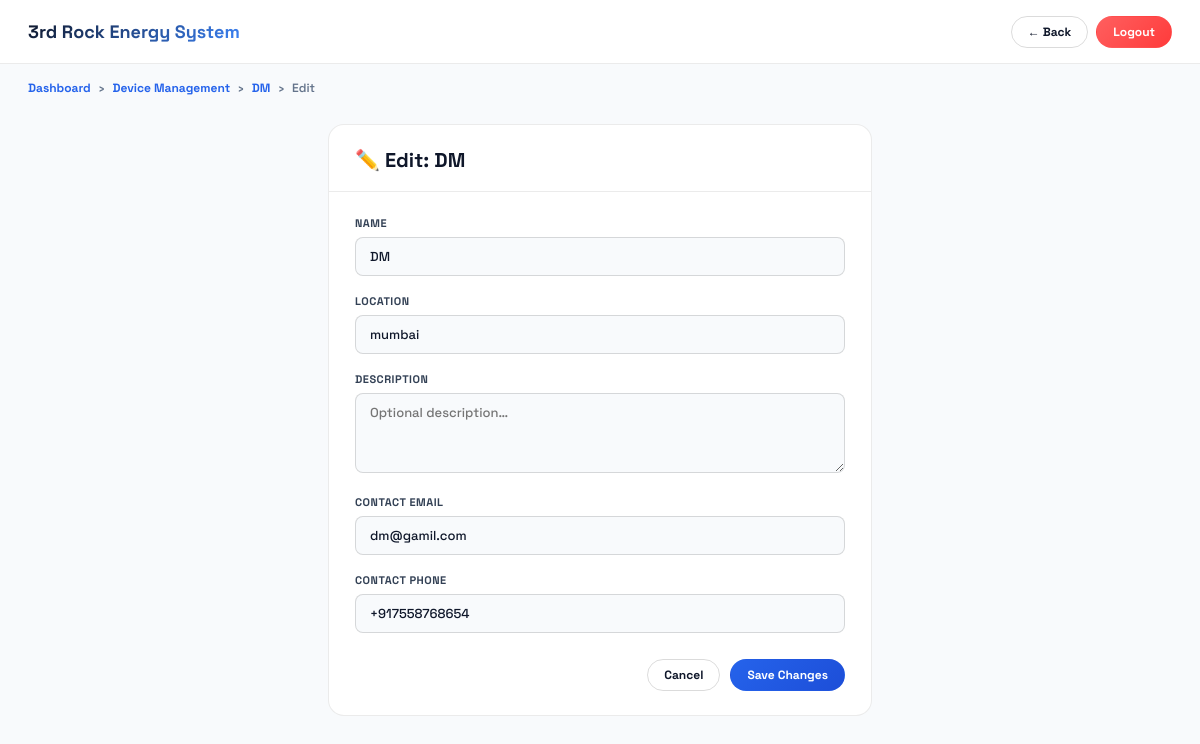
Page /device-management/companies/2/edit/ (signed in) on the committed database.
### app1/models.py (models this page shows, shortened)
class Company(models.Model):
    name = models.CharField(max_length=200)
    location = models.CharField(max_length=300, blank=True)
    description = models.TextField(blank=True)
    contact_email = models.EmailField(blank=True)
    contact_phone = models.CharField(max_length=50, blank=True)
    created_at = models.DateTimeField(auto_now_add=True)
    updated_at = models.DateTimeField(auto_now=True)
    created_by = models.ForeignKey(
        'User',
        on_delete=models.SET_NULL,
        null=True,
        blank=True,
        related_name='created_companies',
    )
    class Meta:
        verbose_name = 'Company'
        verbose_name_plural = 'Companies'
        ordering = ['name']

### app1/views.py (the view)
# urls.py: path('device-management/companies/<int:company_id>/edit/', views.edit_company, name='edit_company'),
@admin_required
def edit_company(request, company_id):
    company = get_object_or_404(Company, pk=company_id)
    form = CompanyForm(request.POST or None, instance=company)
    if request.method == 'POST' and form.is_valid():
        form.save()
        messages.success(request, f'Company "{company.name}" updated.')
        return redirect('company_detail', company_id=company.pk)
    return render(request, 'app1/edit_company.html', {'form': form, 'company': company})

### app1/forms.py
class CompanyForm(forms.ModelForm):
    class Meta:
        model = Company
        fields = ['name', 'location', 'description', 'contact_email', 'contact_phone']
        widgets = {
            'name': forms.TextInput(attrs={'class': 'fi', 'placeholder': 'e.g. Acme Industries'}),
            'location': forms.TextInput(attrs={'class': 'fi', 'placeholder': 'e.g. Mumbai, Maharashtra'}),
            'description': forms.Textarea(attrs={'class': 'fi', 'rows': 3, 'placeholder': 'Optional description…'}),
            'contact_email': forms.EmailInput(attrs={'class': 'fi', 'placeholder': 'contact@company.com'}),
            'contact_phone': forms.TextInput(attrs={'class': 'fi', 'placeholder': '+91 98000 00000'}),
        }

### app1/models.py (called while the page is built)
    def is_admin_or_superadmin(self):
        return self.role in ('admin', 'superadmin')

### app1/views.py (called while the page is built)
def admin_required(view_func):
    @wraps(view_func)
    @login_required(login_url='login')
    def wrapper(request, *args, **kwargs):
        if not request.user.is_admin_or_superadmin():
            return HttpResponseForbidden(
                "<h2>403 – Forbidden</h2><p>Admin access required.</p>"
            )
        return view_func(request, *args, **kwargs)
    return wrapper

### app1/templates/app1/edit_company.html (shortened to what this page needs)
<!DOCTYPE html>
<html lang="en">
<head>
</head>
<body>
<header class="topbar">
  <div class="topbar-brand">3rd Rock Energy System</div>
  <nav style="display:flex;gap:8px;">
    <a href="{% url 'company_detail' company.pk %}" class="nav-btn">← Back</a>
    <a href="{% url 'logout' %}" class="nav-btn danger">Logout</a>
  </nav>
</header>
<div class="breadcrumb">
  <a href="{% url 'energy_dashboard' %}">Dashboard</a> <span>›</span>
  <a href="{% url 'company_list' %}">Device Management</a> <span>›</span>
  <a href="{% url 'company_detail' company.pk %}">{{ company.name }}</a> <span>›</span>
  <span>Edit</span>
</div>
<div class="page-wrap">
  <div class="form-card">
    <div class="form-card-header">
      <div class="form-card-title">✏️ Edit: {{ company.name }}</div>
    </div>
    <div class="form-body">
      <form method="post">
        {% for field in form %}
        <div class="fg">
          <label class="flb">{{ field.label }}</label>
          {{ field }}
        </div>
        {% endfor %}
        <div class="form-acts">
          <a href="{% url 'company_detail' company.pk %}" class="nav-btn">Cancel</a>
          <button type="submit" class="nav-btn accent">Save Changes</button>
        </div>
      </form>
    </div>
  </div>
</div>
</body>
</html>

### app1/templates/app1/edit_company.html (style rules this page uses)
* { margin:0;padding:0;box-sizing:border-box; }
:root { --bg:#F8FAFC;--bg2:#fff;--border:rgba(0,0,0,0.08);--border2:rgba(0,0,0,0.14);--text1:#0F172A;--text2:#334155;--text3:#64748B;--accent:#2563EB;--accent2:#1D4ED8;--red:#F43F5E;--r8:8px;--r16:16px;--font:'Space Grotesk',sans-serif; }
body { font-family:var(--font);background:var(--bg);color:var(--text1);font-size:14px;-webkit-font-smoothing:antialiased; }
.topbar { background:var(--bg2);border-bottom:1px solid var(--border);padding:0 28px;height:64px;display:flex;align-items:center;justify-content:space-between;position:sticky;top:0;z-index:50; }
.topbar-brand { font-size:18px;font-weight:800;background:linear-gradient(135deg,#0F172A,#3B82F6);-webkit-background-clip:text;background-clip:text;color:transparent; }
.nav-btn { display:inline-flex;align-items:center;gap:6px;padding:7px 16px;border-radius:30px;font-size:12px;font-weight:700;font-family:var(--font);border:1px solid var(--border2);background:transparent;color:var(--text1);cursor:pointer;text-decoration:none;transition:all 0.15s; }
.nav-btn.accent { background:linear-gradient(135deg,var(--accent),var(--accent2));color:#fff;border-color:transparent; }
.nav-btn.danger { background:linear-gradient(135deg,#ff5f5f,#ff3b3b);color:#fff;border-color:transparent; }
.breadcrumb { padding:16px 28px 0;display:flex;align-items:center;gap:8px;font-size:12px;color:var(--text3);font-weight:600; }
.breadcrumb a { color:var(--accent);text-decoration:none;font-weight:700; }
.page-wrap { max-width:600px;margin:28px auto;padding:0 28px 60px; }
.form-card { background:var(--bg2);border:1px solid var(--border);border-radius:var(--r16);overflow:hidden; }
.form-card-header { padding:22px 26px 18px;border-bottom:1px solid var(--border); }
.form-card-title { font-size:20px;font-weight:800; }
.form-body { padding:24px 26px; }
.fg { margin-bottom:18px; }
.flb { display:block;font-size:11px;font-weight:800;text-transform:uppercase;letter-spacing:0.5px;color:var(--text2);margin-bottom:7px; }
.fi { width:100%;padding:10px 14px;border-radius:var(--r8);border:1px solid var(--border2);background:var(--bg);color:var(--text1);font-family:var(--font);font-size:13px;font-weight:500;outline:none;transition:border-color 0.15s; }
textarea.fi { resize:vertical;min-height:80px; }
.form-acts { display:flex;gap:10px;justify-content:flex-end;padding-top:8px; }

### rows in the picture
Company: name "DM", form "DM" "mumbai" "dm@gamil.com" "+917558768654"

### other values in the picture
{{ field.label }} "NAME" "LOCATION" "DESCRIPTION" "CONTACT EMAIL" "CONTACT PHONE"
